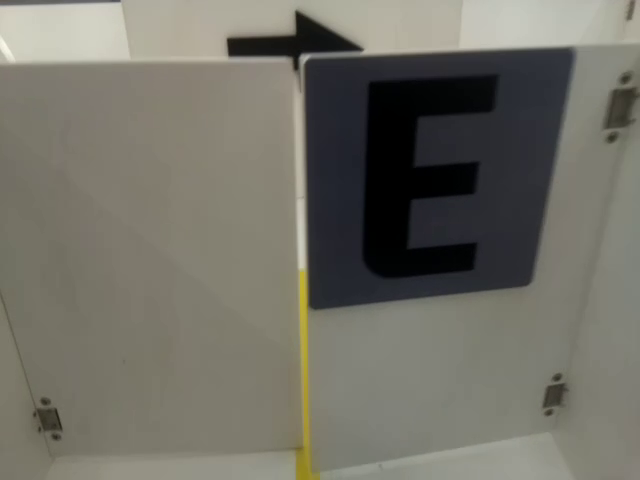
#> input picture frame 10 of Sensor/src/1116/E.mp4, 640 x 480 px, given in place of out_room.mp4, which was not available
$ python CornerFinder.py
#> lines starting #> are read from the running program, lines starting #| are printed output that depends on the picture; after the words box and inside, x2 and y2 are one past the last pixel; in counts of white or black regions, pixels touching at a corner belong together; pictures that were not available may be replaced by others from this repository, and a replacement may not be noted
### Sensor/ColorPreProcessor.py
import cv2
import numpy as np
from Constant import const
# background 가 흰색이라 hue 값만으로 pixel rate 판단하면 위험할 수 있기때문에 테스트 해보고 수정할 것


COLORS = {
    "RED_ABCD": {
        "SCHOOL": {
            "lower": [[0, 15, 48], [160, 15, 48]],
            "upper": [[30, 222, 184], [180, 222, 184]]
        }
    },
    "BLUE_ABCD": {
        "SCHOOL": {
            "lower": [[98, 134, 76], [98, 134, 76]],
            "upper": [[132, 255, 190], [132, 255, 190]]
        }
    }
}

class ColorPreProcessor():

    @classmethod
    def get_blue_mask4alphabet(cls, src: np.array):
        return cls.get_color_mask(src, const=const.BLUE_ALPHABET_RANGE)


    @classmethod
    def get_blue_mask4box(cls, src: np.array):
        return cls.get_color_mask(src, const=const.BLUE_BOX_RANGE)

    # [11 lines left out: functions get_red_mask4alphabet, get_red_mask4box, not called in this run]


    @classmethod
    def get_color_mask(cls, src:np.array, const:list):
        k = cv2.getStructuringElement(cv2.MORPH_CROSS, (5,5))
        hsv = cv2.cvtColor(src, cv2.COLOR_BGR2HSV)
        lower = np.array(const[0])
        upper = np.array(const[1])
        mask = cv2.inRange(hsv, lower, upper)
        mask = cv2.morphologyEx(mask, cv2.MORPH_OPEN, k)
        return mask

    # [5 lines left out: function get_alphabet_mask, not called in this run]

    @classmethod
    def get_blue_mask(cls, src: np.array) -> np.array:
        return cls.get_color_mask(src, const=const.BLUE_RANGE)

    @classmethod
    def get_green_mask(cls, src: np.array) -> np.array:
        return cls.get_color_mask(src, const=const.GREEN_RANGE)

    # [18 lines left out: functions get_mean_value_for_non_zero, get_red_or_blue4hue, get_red_or_blue, not called in this run]


    @classmethod
    def get_yellow_mask(cls, src:np.array) -> np.array:
        return cls.get_color_mask(src, const=const.YELLOW_RANGE)

    @classmethod
    def get_black_mask(cls, src:np.array) -> np.array:
        return cls.get_color_mask(src, const=const.BLACK_RANGE)

### Constant.py
from enum import Enum, auto
from collections import namedtuple

class Direction(Enum):
    LEFT = auto()
    RIGHT = auto()

class AreaColor(Enum):
    GREEN = auto()
    BLACK = auto()

class LineColor(Enum):
    GREEN = auto()
    BLACK = auto()
    YELLOW = auto()

class WalkInfo(Enum):
    DIRECTION_LINE = auto()
    CORNER_LEFT = auto()
    CORNER_RIGHT = auto()
    STRAIGHT = auto()
    LEFT = auto()
    RIGHT = auto()
    V_LEFT = auto()
    V_RIGHT = auto()
    MODIFY_LEFT = auto()
    MODIFY_RIGHT = auto()
    BACKWARD = auto()

class Constant:
    def __setattr__(self, name, value):
        if name in self.__dict__:
            raise Exception('변수에 값을 할당할 수 없습니다.')
        self.__dict__[name] = value

    def __delattr__(self, name):
        if name in self.__dict__:
            raise Exception('변수를 삭제할 수 없습니다.')


const = Constant()

# ---------- 대회 ---------- ##
## COLOR SETTING ###
const.RED_ALPHABET_RANGE1 = [[166, 77, 30], [180, 255, 189]]#
const.RED_ALPHABET_RANGE2 = [[0, 77, 30], [36, 255, 189]] #
const.BLUE_ALPHABET_RANGE = [[92, 87, 30], [170, 255, 120]] #
## BOX
const.RED_BOX_RANGE1 = [[166, 77, 30], [180, 255, 189]]#
const.RED_BOX_RANGE2 = [[0, 77, 30], [36, 255, 189]] #
const.BLUE_BOX_RANGE = [[92, 87, 30], [170, 255, 120]] #
## AREA ###
const.GREEN_RANGE = [[38, 54, 0], [91, 255, 98]] #
const.BLACK_RANGE = [[0, 0, 0], [180, 255, 80]] #
# LINE
const.YELLOW_RANGE = [[11, 83, 36], [48, 255, 255]]
#


### DOOR SETTING ###
const.IN_DOOR_WALK = 8
const.DEFAULT_WALK_AFTER_DETECT_DIRECTION = 4
const.DEFAULT_TURN_AFTER_DETECT_DIRECTION = 4
const.DEFAULT_DIRECTION = Direction.LEFT
const.OUT_DOOR_WALK = 8
const.DOOR_THRESH_VALUE = 66

## DIRECTION ##
const.DIRECTION_THRESH_VALUE = 30

### CORNER FILTERING ###
const.CORNER_FILTER_DISTANCE = 40

## AREA ##
const.CHECK_AREA_GREEN_RATE_THRESH = 10

### GREEN ROOM ###
## 1) BOX -> AREA
const.GREEN_ROOM_TURN_FIND_BOX = 3
const.GREEN_ROOM_DEFAULT_TURN_FIND_AREA = 1
const.GREEN_ROOM_DEFAULT_WALK_BEFORE_DROP_BOX = 1
const.GREEN_ROOM_AREA_IN_LIMIT = 460
## 2) AREA -> CORNER
const.GREEN_ROOM_DEFAULT_TURN_FIND_CORNER = 2
const.GREEN_ROOM_TURN_FIND_CORNER = 1

### BLACK ROOM ###
const.BLACK_ROOM_ALPHABET = "B"
const.BLACK_ROOM_DEFAULT_TURN_FIND_BOX = 3
const.BLACK_ROOM_DEFAULT_TURN_FIND_CORNER = 3
const.BLACK_ROOM_DEFAULT_OUT_ROOM_WALK = 2


### DEBUG MODE ###
debug_mode = Constant()
debug_mode.IS_ON = False
Room = namedtuple('Room', 'area_color room_name name_color')
first_room = Room(AreaColor.GREEN, "B", "RED")
second_room = Room(AreaColor.BLACK, "B", "BLUE")
third_room = Room(AreaColor.GREEN, "D", "BLUE")
debug_mode.DOOR_ALPHABET = "S"
debug_mode.DIRECTION = "LEFT"
debug_mode.ROOMS = [first_room, second_room, third_room]

### Sensor/CornerFinder.py
from scipy.stats import linregress
import matplotlib.pyplot as plt
import matplotlib.image as mpimg
import numpy as np
import cv2
import os
import math
from imutils import auto_canny
from Sensor.ColorPreProcessor import ColorPreProcessor


class CornerFinder():
    @classmethod
    def hough_lines(cls, image):
        image_edges = auto_canny(image)
        houghed_lns = cv2.HoughLinesP(image_edges, rho=2, theta=np.pi / 180,
                                      threshold=50, lines=np.array([]),
                                      minLineLength=20, maxLineGap=100)
        return houghed_lns

    @classmethod
    def left_right_lines(cls, lines):
        lines_all_left = []
        lines_all_right = []
        slopes_left = []
        slopes_right = []

        for line in lines:
            for x1, y1, x2, y2 in line:
                if int(x2 - x1) == 0 :
                    slope = 0
                else:
                    slope = (y2 - y1) / (x2 - x1)

                if 0 <= slope < 1:  # 1,5사분면 (8사분면 기준)
                    lines_all_right.append(line)
                    slopes_right.append(slope)
                elif slope >= 1:  # 2,6사분면
                    lines_all_right.append(line)
                    slopes_right.append(slope)
                elif slope <= -1:  # 3,7사분면
                    lines_all_left.append(line)
                    slopes_left.append(slope)

                elif -1 < slope < 0: # 4,8사분
                    lines_all_left.append(line)
                    slopes_left.append(slope)

        filtered_left_lns = cls.filter_lines_outliers(lines_all_left, slopes_left, True)
        filtered_right_lns = cls.filter_lines_outliers(lines_all_right, slopes_right, False)

        return filtered_left_lns, filtered_right_lns

    @classmethod
    def filter_lines_outliers(cls, lines, slopes, min_slope=0.2, max_slope=0.9):
        if len(lines) < 2:
            return lines
        lines_no_outliers = lines
        slopes_no_outliers = slopes

        slope_median = np.median(slopes_no_outliers)
        slope_std_deviation = np.std(slopes_no_outliers)
        filtered_lines = []

        for i, line in enumerate(lines_no_outliers):
            slope = slopes_no_outliers[i]
            intercepts = np.median(line)

            if slope_median - 2 * slope_std_deviation < slope < slope_median + 2 * slope_std_deviation:
                filtered_lines.append(line)

        return filtered_lines

    @classmethod
    def median(cls, lines, prev_ms, prev_bs):
        if prev_ms is None:
            prev_ms = []
            prev_bs = []

        xs = []
        ys = []
        xs_med = []
        ys_med = []
        m = 0
        b = 0

        for line in lines:
            for x1, y1, x2, y2 in line:
                xs += [x1, x2]
                ys += [y1, y2]

        if len(xs) > 2 and len(ys) > 2:
            #         m, b = np.polyfit(xs, ys, 1)
            m, b, r_value_left, p_value_left, std_err = linregress(xs, ys)

            if len(prev_ms) > 0:
                prev_ms.append(m)
                prev_bs.append(b)
            else:
                return np.poly1d([m, b])

        if len(prev_ms) > 0:
            return np.poly1d([np.average(prev_ms), np.average(prev_bs)])
        else:
            return None

    @classmethod
    def intersect(cls, f_a, f_b):
        if f_a is None or f_b is None:
            return None

        equation = f_a.coeffs - f_b.coeffs
        x = -equation[1] / equation[0]
        y = np.poly1d(f_a.coeffs)(x)
        x, y = map(int, [x, y])

        return [x, y]


    @classmethod
    def get_yellow_line_corner_pos(cls, src, visualization: bool = False):
        pos = None

        if visualization:
            h, w = src.shape[:2]
            canvas = src.copy()

        yellow_mask = ColorPreProcessor.get_yellow_mask(src)

        masked = cv2.bitwise_and(src,src,mask=yellow_mask)
        canny = auto_canny(masked)
        lines = cv2.HoughLinesP(canny, 2, np.pi / 180, threshold=50, minLineLength=50, maxLineGap=60)
        if lines is not None:
            if visualization:
                for line in lines:
                    x1, y1, x2, y2 = line[0]
                    if int(x2 - x1) == 0:
                        slope = 0
                    else:
                        slope = (y2 - y1) / (x2 - x1)

                    if 0 <= slope < 1: # 노란색선
                        cv2.line(canvas, (x1, y1), (x2, y2), (0, 255, 255), 2)
                    elif slope >= 1: # 하늘색선
                        cv2.line(canvas, (x1, y1), (x2, y2), (255, 255, 0), 2)
                    elif slope <= -1 : # 초록색선
                        cv2.line(canvas, (x1, y1), (x2, y2), (0, 255, 0), 2)
                    elif -1 < slope < 0: # 빨간색선
                        cv2.line(canvas, (x1, y1), (x2, y2), (255, 0, 255), 2)
                    else:
                        cv2.line(canvas, (x1, y1), (x2, y2), (255, 255, 255), 2)

            filtered_left_lns, filtered_right_lns = cls.left_right_lines(lines)
            median_left_f = cls.median(filtered_left_lns, [], [])
            median_right_f = cls.median(filtered_right_lns, [], [])
            if median_left_f is not None and median_right_f is not None:
                intersect_pt = cls.intersect(median_left_f, median_right_f)
                if intersect_pt is not None:
                    pos = tuple(intersect_pt)
                    if visualization :
                        center = (cx, cy) = (w // 2, h // 2)
                        x_range = 10
                        y_range = 20
                        if cx-x_range*10 <= pos[0] <= cx+x_range*10 :
                            cv2.circle(canvas, pos, 10, (255, 0, 0), -1)
                            cv2.putText(canvas, "IN", pos, cv2.FONT_HERSHEY_SIMPLEX, 1,(255, 0, 0), thickness=2)
                        else:
                            cv2.circle(canvas, pos, 10, (0, 0, 255), -1)
                            cv2.putText(canvas, "NOT IN", pos, cv2.FONT_HERSHEY_SIMPLEX, 1, (0, 0, 255), thickness=2)

                        cv2.line(canvas, (cx - x_range * 10, cy), (cx + x_range * 10, cy), (255, 0, 0), 2)
                        cv2.circle(canvas, center, 10, (255, 0, 0), 2)
                        for x_r in range(x_range + 1):
                            if x_r == 0 or x_r == x_range:
                                x_r *= 10
                                if x_r != 0:
                                    cv2.putText(canvas, "-%d" % x_r, (cx - x_r, cy - y_range), cv2.FONT_HERSHEY_SIMPLEX, 1,
                                                (255, 0, 0), thickness=2)
                                    cv2.putText(canvas, "-%d" % x_r, (cx + x_r, cy - y_range), cv2.FONT_HERSHEY_SIMPLEX, 1,
                                                (255, 0, 0), thickness=2)
                                else:
                                    cv2.putText(canvas, "0", (cx, cy - y_range), cv2.FONT_HERSHEY_SIMPLEX, 1,
                                                (255, 0, 0), thickness=2)

                                cv2.line(canvas, (cx - x_r, cy - y_range), (cx - x_r, cy + y_range), (255, 0, 0), 2)
                                cv2.line(canvas, (cx + x_r, cy - y_range), (cx + x_r, cy + y_range), (255, 0, 0), 2)
                            else:
                                y_r = y_range // 2
                                x_r *= 10
                                cv2.line(canvas, (cx - x_r, cy - y_r), (cx - x_r, cy + y_r), (255, 0, 0), 1)
                                cv2.line(canvas, (cx + x_r, cy - y_r), (cx + x_r, cy + y_r), (255, 0, 0), 1)

        if visualization:
            result = cv2.hconcat([masked, canvas])
            cv2.imshow("corner_finder", result)
            cv2.waitKey(1)

        return pos

if __name__ == "__main__" :

    from imutils.video import FileVideoStream
    cam = FileVideoStream(path="Sensor\src\old\out_room.mp4")
    cam.start()

    while(True):
        src = cam.read()
#> src is the input picture: shape (480, 640, 3); mean B, G, R 102.6, 112.1, 113.8
        CornerFinder.get_yellow_line_corner_pos(src, visualization=True)
#> in get_color_mask, `hsv = cv2.cvtColor(src, cv2.COLOR_BGR2HSV)`: hsv: shape (480, 640, 3); mean H, S, V 40.9, 36, 115.2
#> in get_color_mask, `mask = cv2.inRange(hsv, lower, upper)`:
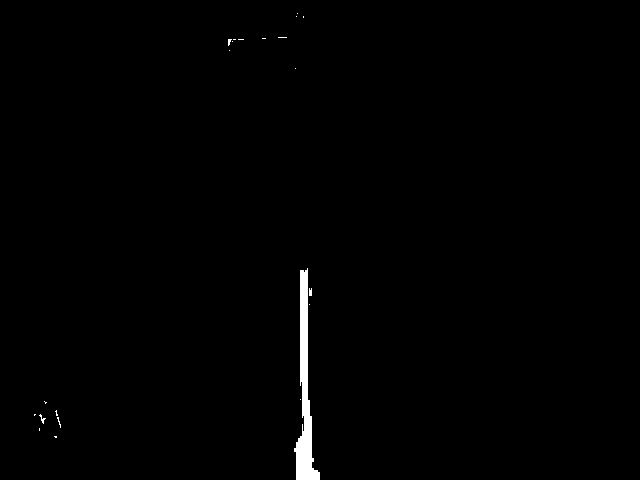
#> mask: shape (480, 640); 0.73% white; 22 white regions (19 under 20 px), largest, box (x1, y1, x2, y2) and area: (294, 268, 320, 480) 2099, (39, 414, 46, 424) 23, (309, 288, 312, 296) 22
#> in get_color_mask, `mask = cv2.morphologyEx(mask, cv2.MORPH_OPEN, k)`: mask: shape (480, 640); 0.68% white; 1 white region, box (x1, y1, x2, y2) and area: (294, 270, 320, 480) 2076
#> in get_yellow_line_corner_pos, `canny = auto_canny(masked)`:
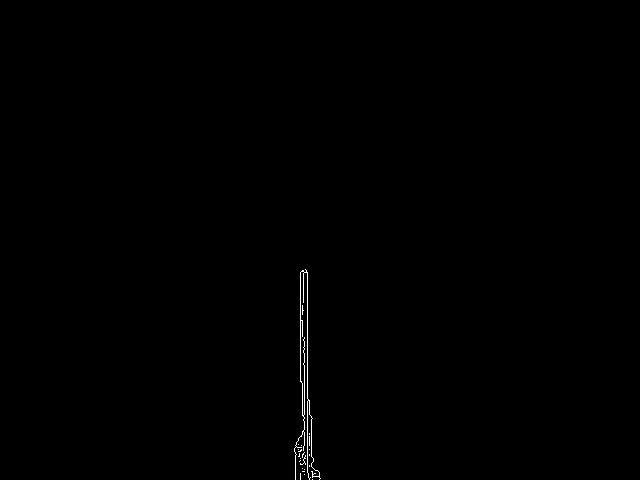
#> canny: shape (480, 640); 0.25% white in thin lines or dots, all inside (x1, y1, x2, y2) = (294, 269, 321, 480)
#> in get_yellow_line_corner_pos, `lines = cv2.HoughLinesP(canny, 2, np.pi / 180, threshold=50, minLineLe..`: lines = [[307, 472, 307, 272], [301, 464, 301, 271], [304, 474, 304, 337], [300, 479, 300, 272], [302, 471, 302, 270], [312, 479, 312, 418], [311, 471, 311, 416]]
#> the loop in get_yellow_line_corner_pos, `for line in lines:` made 7 passes
#> after the loop in get_yellow_line_corner_pos, `for line in lines:`:
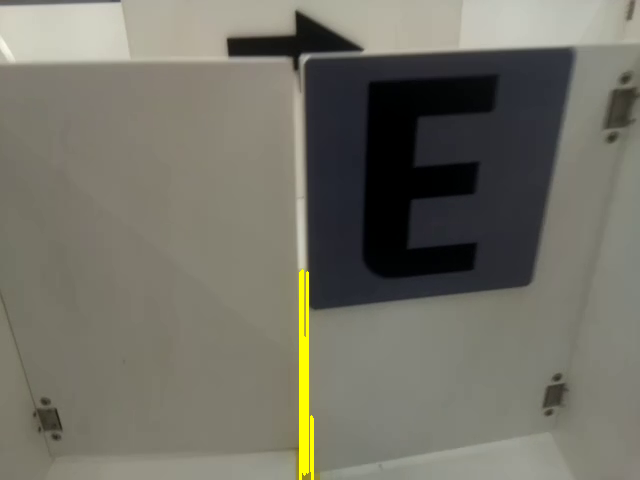
#> canvas: shape (480, 640, 3); 0.71% of pixels changed, all inside (x1, y1, x2, y2) = (299, 269, 314, 480)
#> the loop in left_right_lines, `for line in lines:` made 7 passes
#> after the loop in left_right_lines, `for line in lines:`: lines_all_left = []; lines_all_right = [[[307, 472, 307, 272]], [[301, 464, 301, 271]], [[304, 474, 304, 337]], [[300, 479, 300, 272]], [[302, 471, 302, 270]], [[312, 479, 312, 418]], [[311, 471, 311, 416]]]; slopes_left = []; slopes_right = [0, 0, 0, 0, 0, 0, 0]
#> in left_right_lines, `filtered_left_lns = cls.filter_lines_outliers(lines_all_left, slopes_l..`: filtered_left_lns = []
#> the loop in filter_lines_outliers (call 2), `for i, line in enumerate(lines_no_outliers):` made 7 passes
#> intercepts on passes 1 to 7: 307, 301, 320.5, 300, 302, 365, 363.5
#> in get_yellow_line_corner_pos, `result = cv2.hconcat([masked, canvas])`:
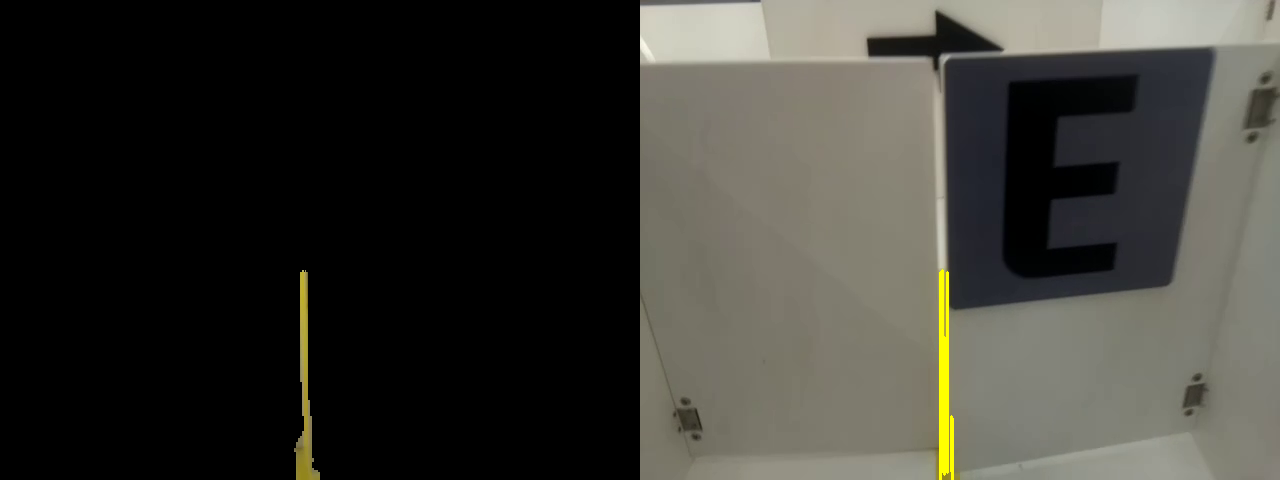
#> result: shape (480, 1280, 3); mean B, G, R 51.3, 57, 57.8

$ run again, starting later in the video
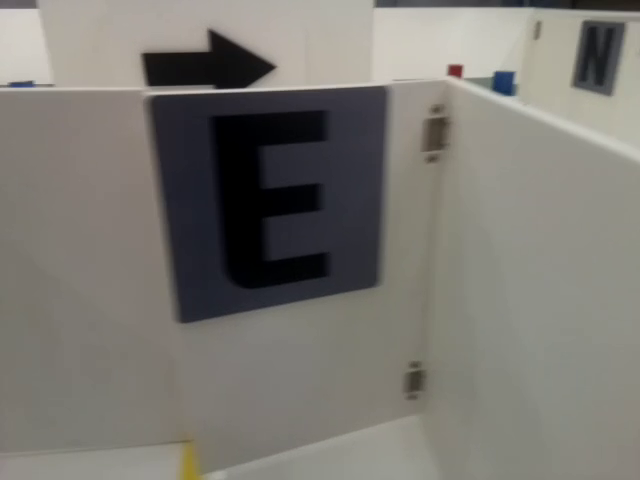
#> input picture frame 49 of Sensor/src/1116/E.mp4, 640 x 480 px, given in place of out_room.mp4, which was not available
#> src is the input picture: shape (480, 640, 3); mean B, G, R 114.1, 120, 122.6
#> hsv: shape (480, 640, 3); mean H, S, V 38.3, 29.5, 124
#> in get_color_mask, `mask = cv2.inRange(hsv, lower, upper)`:
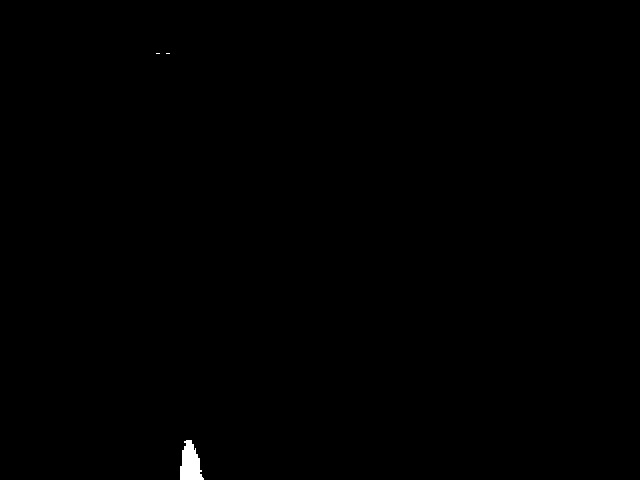
#> mask: shape (480, 640); 0.21% white; 3 white regions (2 under 20 px), largest, box (x1, y1, x2, y2) and area: (180, 440, 204, 480) 651
#> canny: shape (480, 640); 0.06% white in thin lines or dots, all inside (x1, y1, x2, y2) = (179, 439, 205, 480)
#> lines = None
#> in get_yellow_line_corner_pos, `result = cv2.hconcat([masked, canvas])`:
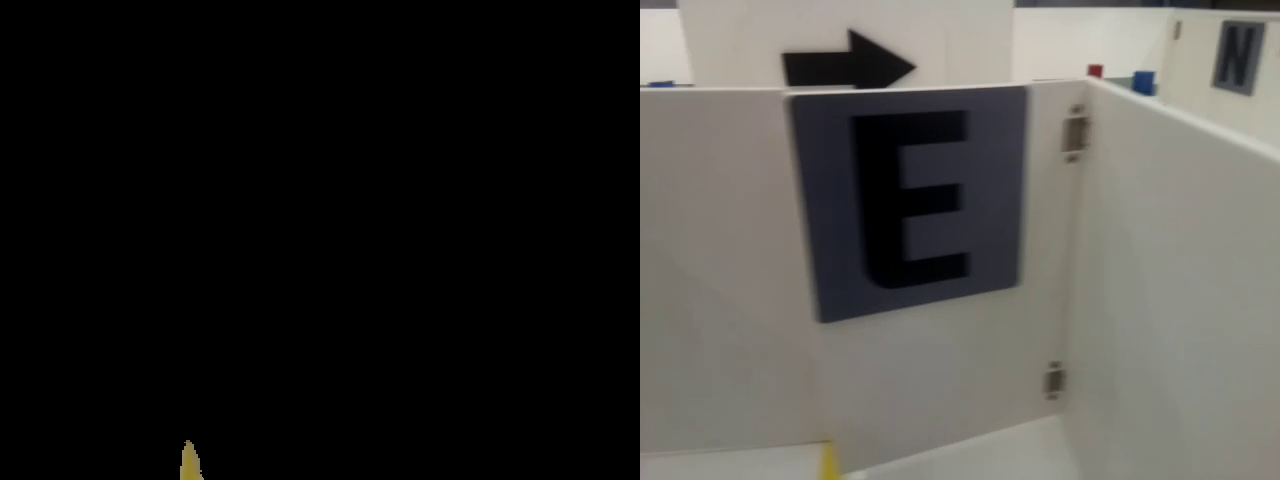
#> result: shape (480, 1280, 3); mean B, G, R 57.1, 60.2, 61.5
